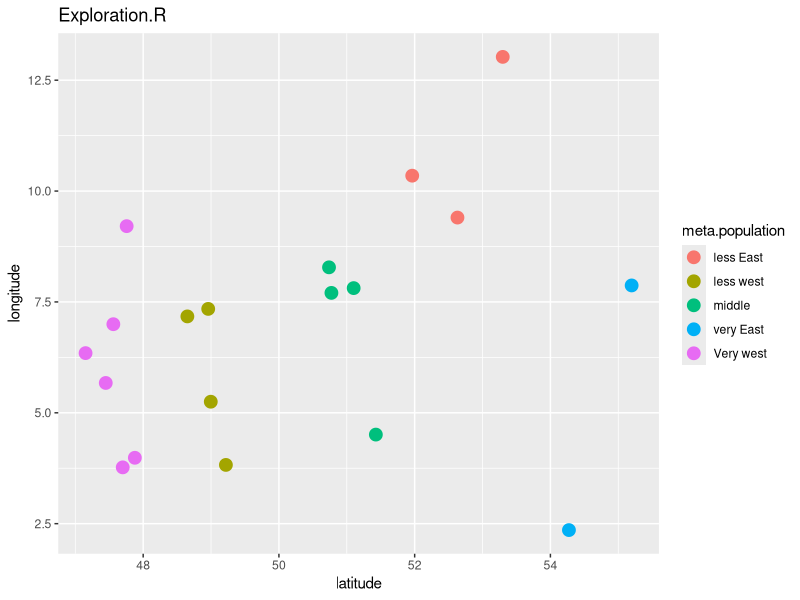

This figure's R source: (Note: this script raises an error after producing the figure.)
rm(list=ls()) #This clears all data from the environment ensuring you do not accidently use data or functions from other scripts in this script

#Load packages ##################
library(ggplot2) #Load packages makes plots
library(reshape2) #Reshape2 contains melt()
#Create functions ############################
SEM<-function(x){sd(x)/sqrt(length(x))}

#load data ##########################
data<-read.csv("data/soilDataAll.csv")
dataClimate<-read.csv("data/climateData.csv")

#######What does this code do ########################
d<-read.csv("data/soilDataAll.csv")
d2<-d[d[,23]=="destruction",is.na(d[d[,23],][1,])==F]
#Quite an extreme example 


############### This is much more clear! ############################
dataSoil<-read.csv("data/soilDataAll.csv")
dataSoilTemp<-dataSoil[dataSoil$method=="destruction",]#Select rows in which dataSoil$method is destruction &
dataSoilDestruction<-dataSoilTemp[,is.na(dataSoilTemp[1,])==F] #only use columns which do not have NAs in row 1

#Use variable names/data frame names that make sense
#Annotate to show what lines of code do
#Sometimes it is is better to split up code in multiple lines/steps to show what it does
#Shorter code may look fancy but is not always more understandable (Although code golf can be fun ;))

############# wrangle the data ###############

#The soil data has 2 different depth at which measurements took place. We want to use the mean of these data points
#and afterwards combine it with the climate data

soilDataPerPop<-aggregate(.~pop2,data=dataSoilDestruction[-c(15,16)],FUN=mean)  #calculate the mean per pop with aggregate
                                                                                #I removed the 15th and 16th column as
                                                                                #these were not numeric

#Combine data ####################################
dataClimate<-read.csv("data/climateData.csv") #Load climate data

#One data set concerns soil conditions at certain locations, the other climate data. But the populations are the same. 

dataCombined<-merge(dataClimate,soilDataPerPop,by="pop2") #Combine data sets based on popname!


#Explore the data make a plot! ####################
#Make a first plot to look at where to populations are and their locations
ggplot(dataCombined,aes(x=latitude,y=longitude,col=meta.population))+ #Plot the populations locations
  geom_point(size=4)+ggtitle("Exploration.R")
ggsave("scratch/popLocations.png")


#Combined data has everything we want! we can now write it as a new data file
write.csv(dataCombined,"data/dataCombined.csv")

#Take a look at what code is necessary to get to this point! And recreate this in a new script to generate the dataCombined


